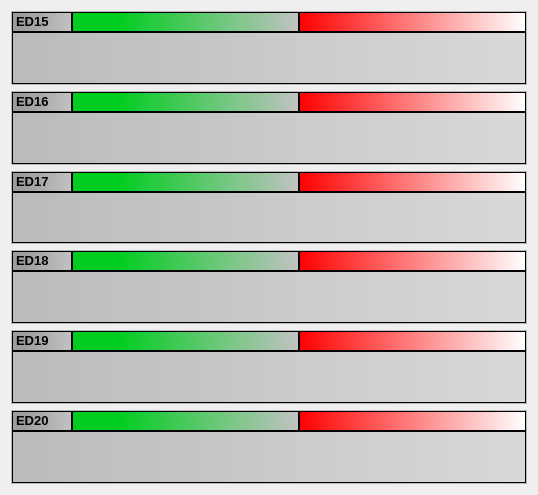
         <widget class="QWidget" name="scrollAreaWidgetContents_3">
          <property name="geometry">
           <rect>
            <x>0</x>
            <y>0</y>
            <width>538</width>
            <height>495</height>
           </rect>
          </property>
          <layout class="QGridLayout" name="gridLayout_4">
           <item row="0" column="0" colspan="2">
            <widget class="QFrame" name="ed15b">
             <property name="frameShape">
              <enum>QFrame::StyledPanel</enum>
             </property>
             <property name="frameShadow">
              <enum>QFrame::Raised</enum>
             </property>
             <layout class="QGridLayout" name="gridLayout_48">
              <property name="margin">
               <number>0</number>
              </property>
              <property name="spacing">
               <number>0</number>
              </property>
              <item row="0" column="0">
               <widget class="QLabel" name="label_38">
                <property name="minimumSize">
                 <size>
                  <width>60</width>
                  <height>20</height>
                 </size>
                </property>
                <property name="maximumSize">
                 <size>
                  <width>60</width>
                  <height>20</height>
                 </size>
                </property>
                <property name="styleSheet">
                 <string notr="true">background-color: qlineargradient(spread:pad, x1:0, y1:0, x2:1, y2:0, stop:0.2 rgba(157, 157, 157, 255), stop:1 rgba(188, 188, 188, 222)); color:black;</string>
                </property>
                <property name="frameShape">
                 <enum>QFrame::StyledPanel</enum>
                </property>
                <property name="frameShadow">
                 <enum>QFrame::Raised</enum>
                </property>
                <property name="text">
                 <string>&lt;!DOCTYPE HTML PUBLIC &quot;-//W3C//DTD HTML 4.0//EN&quot; &quot;http://www.w3.org/TR/REC-html40/strict.dtd&quot;&gt;
&lt;html&gt;&lt;head&gt;&lt;meta name=&quot;qrichtext&quot; content=&quot;1&quot; /&gt;&lt;style type=&quot;text/css&quot;&gt;
p, li { white-space: pre-wrap; }
&lt;/style&gt;&lt;/head&gt;&lt;body style=&quot; font-family:'Sans Serif'; font-size:9pt; font-weight:400; font-style:normal;&quot;&gt;
&lt;table border=&quot;0&quot; style=&quot;-qt-table-type: root; margin-top:4px; margin-bottom:4px; margin-left:4px; margin-right:4px;&quot;&gt;
&lt;tr&gt;
&lt;td style=&quot;border: none;&quot;&gt;
&lt;p style=&quot; margin-top:0px; margin-bottom:0px; margin-left:0px; margin-right:0px; -qt-block-indent:0; text-indent:0px;&quot;&gt;&lt;span style=&quot; font-size:10pt; font-weight:600;&quot;&gt;ED15&lt;/span&gt;&lt;/p&gt;&lt;/td&gt;&lt;/tr&gt;&lt;/table&gt;&lt;/body&gt;&lt;/html&gt;</string>
                </property>
               </widget>
              </item>
              <item row="0" column="1">
               <widget class="QLabel" name="ED_15">
                <property name="minimumSize">
                 <size>
                  <width>0</width>
                  <height>20</height>
                 </size>
                </property>
                <property name="maximumSize">
                 <size>
                  <width>16777215</width>
                  <height>20</height>
                 </size>
                </property>
                <property name="styleSheet">
                 <string notr="true">background-color: qlineargradient(spread:pad, x1:0, y1:0, x2:1, y2:0, stop:0.2 rgba(0, 205, 32, 255), stop:1 rgba(188, 188, 188, 222));font-weight: bold; color:black;</string>
                </property>
                <property name="frameShape">
                 <enum>QFrame::StyledPanel</enum>
                </property>
                <property name="frameShadow">
                 <enum>QFrame::Raised</enum>
                </property>
                <property name="text">
                 <string/>
                </property>
               </widget>
              </item>
              <item row="1" column="0" colspan="3">
               <widget class="QLabel" name="ed15tub">
                <property name="styleSheet">
                 <string notr="true">background-color: qlineargradient(spread:pad, x1:0, y1:0, x2:1, y2:0, stop:0 rgba(186, 186, 186, 255), stop:1 rgba(214, 214, 214, 222));color:black;</string>
                </property>
                <property name="frameShape">
                 <enum>QFrame::StyledPanel</enum>
                </property>
                <property name="frameShadow">
                 <enum>QFrame::Raised</enum>
                </property>
                <property name="text">
                 <string/>
                </property>
               </widget>
              </item>
              <item row="0" column="2">
               <widget class="QLabel" name="ED_15x">
                <property name="minimumSize">
                 <size>
                  <width>0</width>
                  <height>20</height>
                 </size>
                </property>
                <property name="maximumSize">
                 <size>
                  <width>16777215</width>
                  <height>20</height>
                 </size>
                </property>
                <property name="styleSheet">
                 <string notr="true">font-weight: bold; color:black;
background-color: qlineargradient(spread:pad, x1:0, y1:0, x2:1, y2:0, stop:0 rgba(255, 0, 0, 255), stop:1 rgba(255, 255, 255, 255));</string>
                </property>
                <property name="frameShape">
                 <enum>QFrame::StyledPanel</enum>
                </property>
                <property name="frameShadow">
                 <enum>QFrame::Raised</enum>
                </property>
                <property name="text">
                 <string/>
                </property>
               </widget>
              </item>
             </layout>
            </widget>
           </item>
           <item row="1" column="0" colspan="2">
            <widget class="QFrame" name="ed16b">
             <property name="frameShape">
              <enum>QFrame::StyledPanel</enum>
             </property>
             <property name="frameShadow">
              <enum>QFrame::Raised</enum>
             </property>
             <layout class="QGridLayout" name="gridLayout_49">
              <property name="margin">
               <number>0</number>
              </property>
              <property name="spacing">
               <number>0</number>
              </property>
              <item row="0" column="0">
               <widget class="QLabel" name="label_43">
                <property name="minimumSize">
                 <size>
                  <width>60</width>
                  <height>20</height>
                 </size>
                </property>
                <property name="maximumSize">
                 <size>
                  <width>60</width>
                  <height>20</height>
                 </size>
                </property>
                <property name="styleSheet">
                 <string notr="true">background-color: qlineargradient(spread:pad, x1:0, y1:0, x2:1, y2:0, stop:0.2 rgba(157, 157, 157, 255), stop:1 rgba(188, 188, 188, 222)); color:black;</string>
                </property>
                <property name="frameShape">
                 <enum>QFrame::StyledPanel</enum>
                </property>
                <property name="frameShadow">
                 <enum>QFrame::Raised</enum>
                </property>
                <property name="text">
                 <string>&lt;!DOCTYPE HTML PUBLIC &quot;-//W3C//DTD HTML 4.0//EN&quot; &quot;http://www.w3.org/TR/REC-html40/strict.dtd&quot;&gt;
&lt;html&gt;&lt;head&gt;&lt;meta name=&quot;qrichtext&quot; content=&quot;1&quot; /&gt;&lt;style type=&quot;text/css&quot;&gt;
p, li { white-space: pre-wrap; }
&lt;/style&gt;&lt;/head&gt;&lt;body style=&quot; font-family:'Sans Serif'; font-size:9pt; font-weight:400; font-style:normal;&quot;&gt;
&lt;table border=&quot;0&quot; style=&quot;-qt-table-type: root; margin-top:4px; margin-bottom:4px; margin-left:4px; margin-right:4px;&quot;&gt;
&lt;tr&gt;
&lt;td style=&quot;border: none;&quot;&gt;
&lt;p style=&quot; margin-top:0px; margin-bottom:0px; margin-left:0px; margin-right:0px; -qt-block-indent:0; text-indent:0px;&quot;&gt;&lt;span style=&quot; font-size:10pt; font-weight:600;&quot;&gt;ED16&lt;/span&gt;&lt;/p&gt;&lt;/td&gt;&lt;/tr&gt;&lt;/table&gt;&lt;/body&gt;&lt;/html&gt;</string>
                </property>
               </widget>
              </item>
              <item row="0" column="1">
               <widget class="QLabel" name="ED_16">
                <property name="minimumSize">
                 <size>
                  <width>0</width>
                  <height>20</height>
                 </size>
                </property>
                <property name="maximumSize">
                 <size>
                  <width>16777215</width>
                  <height>20</height>
                 </size>
                </property>
                <property name="styleSheet">
                 <string notr="true">background-color: qlineargradient(spread:pad, x1:0, y1:0, x2:1, y2:0, stop:0.2 rgba(0, 205, 32, 255), stop:1 rgba(188, 188, 188, 222));font-weight: bold; color:black;</string>
                </property>
                <property name="frameShape">
                 <enum>QFrame::StyledPanel</enum>
                </property>
                <property name="frameShadow">
                 <enum>QFrame::Raised</enum>
                </property>
                <property name="text">
                 <string/>
                </property>
               </widget>
              </item>
              <item row="1" column="0" colspan="3">
               <widget class="QLabel" name="ed16tub">
                <property name="styleSheet">
                 <string notr="true">background-color: qlineargradient(spread:pad, x1:0, y1:0, x2:1, y2:0, stop:0 rgba(186, 186, 186, 255), stop:1 rgba(214, 214, 214, 222));color:black;</string>
                </property>
                <property name="frameShape">
                 <enum>QFrame::StyledPanel</enum>
                </property>
                <property name="frameShadow">
                 <enum>QFrame::Raised</enum>
                </property>
                <property name="text">
                 <string/>
                </property>
               </widget>
              </item>
              <item row="0" column="2">
               <widget class="QLabel" name="ED_16x">
                <property name="minimumSize">
                 <size>
                  <width>0</width>
                  <height>20</height>
                 </size>
                </property>
                <property name="maximumSize">
                 <size>
                  <width>16777215</width>
                  <height>20</height>
                 </size>
                </property>
                <property name="styleSheet">
                 <string notr="true">font-weight: bold; color:black;
background-color: qlineargradient(spread:pad, x1:0, y1:0, x2:1, y2:0, stop:0 rgba(255, 0, 0, 255), stop:1 rgba(255, 255, 255, 255));</string>
                </property>
                <property name="frameShape">
                 <enum>QFrame::StyledPanel</enum>
                </property>
                <property name="frameShadow">
                 <enum>QFrame::Raised</enum>
                </property>
                <property name="text">
                 <string/>
                </property>
               </widget>
              </item>
             </layout>
            </widget>
           </item>
           <item row="2" column="0" colspan="2">
            <widget class="QFrame" name="ed17b">
             <property name="frameShape">
              <enum>QFrame::StyledPanel</enum>
             </property>
             <property name="frameShadow">
              <enum>QFrame::Raised</enum>
             </property>
             <layout class="QGridLayout" name="gridLayout_50">
              <property name="margin">
               <number>0</number>
              </property>
              <property name="spacing">
               <number>0</number>
              </property>
              <item row="0" column="0">
               <widget class="QLabel" name="label_42">
                <property name="minimumSize">
                 <size>
                  <width>60</width>
                  <height>20</height>
                 </size>
                </property>
                <property name="maximumSize">
                 <size>
                  <width>60</width>
                  <height>20</height>
                 </size>
                </property>
                <property name="styleSheet">
                 <string notr="true">background-color: qlineargradient(spread:pad, x1:0, y1:0, x2:1, y2:0, stop:0.2 rgba(157, 157, 157, 255), stop:1 rgba(188, 188, 188, 222)); color:black;</string>
                </property>
                <property name="frameShape">
                 <enum>QFrame::StyledPanel</enum>
                </property>
                <property name="frameShadow">
                 <enum>QFrame::Raised</enum>
                </property>
                <property name="text">
                 <string>&lt;!DOCTYPE HTML PUBLIC &quot;-//W3C//DTD HTML 4.0//EN&quot; &quot;http://www.w3.org/TR/REC-html40/strict.dtd&quot;&gt;
&lt;html&gt;&lt;head&gt;&lt;meta name=&quot;qrichtext&quot; content=&quot;1&quot; /&gt;&lt;style type=&quot;text/css&quot;&gt;
p, li { white-space: pre-wrap; }
&lt;/style&gt;&lt;/head&gt;&lt;body style=&quot; font-family:'Sans Serif'; font-size:9pt; font-weight:400; font-style:normal;&quot;&gt;
&lt;table border=&quot;0&quot; style=&quot;-qt-table-type: root; margin-top:4px; margin-bottom:4px; margin-left:4px; margin-right:4px;&quot;&gt;
&lt;tr&gt;
&lt;td style=&quot;border: none;&quot;&gt;
&lt;p style=&quot; margin-top:0px; margin-bottom:0px; margin-left:0px; margin-right:0px; -qt-block-indent:0; text-indent:0px;&quot;&gt;&lt;span style=&quot; font-size:10pt; font-weight:600;&quot;&gt;ED17&lt;/span&gt;&lt;/p&gt;&lt;/td&gt;&lt;/tr&gt;&lt;/table&gt;&lt;/body&gt;&lt;/html&gt;</string>
                </property>
               </widget>
              </item>
              <item row="0" column="1">
               <widget class="QLabel" name="ED_17">
                <property name="minimumSize">
                 <size>
                  <width>0</width>
                  <height>20</height>
                 </size>
                </property>
                <property name="maximumSize">
                 <size>
                  <width>16777215</width>
                  <height>20</height>
                 </size>
                </property>
                <property name="styleSheet">
                 <string notr="true">background-color: qlineargradient(spread:pad, x1:0, y1:0, x2:1, y2:0, stop:0.2 rgba(0, 205, 32, 255), stop:1 rgba(188, 188, 188, 222));font-weight: bold; color:black;</string>
                </property>
                <property name="frameShape">
                 <enum>QFrame::StyledPanel</enum>
                </property>
                <property name="frameShadow">
                 <enum>QFrame::Raised</enum>
                </property>
                <property name="text">
                 <string/>
                </property>
               </widget>
              </item>
              <item row="1" column="0" colspan="3">
               <widget class="QLabel" name="ed17tub">
                <property name="styleSheet">
                 <string notr="true">background-color: qlineargradient(spread:pad, x1:0, y1:0, x2:1, y2:0, stop:0 rgba(186, 186, 186, 255), stop:1 rgba(214, 214, 214, 222));color:black;</string>
                </property>
                <property name="frameShape">
                 <enum>QFrame::StyledPanel</enum>
                </property>
                <property name="frameShadow">
                 <enum>QFrame::Raised</enum>
                </property>
                <property name="text">
                 <string/>
                </property>
               </widget>
              </item>
              <item row="0" column="2">
               <widget class="QLabel" name="ED_17x">
                <property name="minimumSize">
                 <size>
                  <width>0</width>
                  <height>20</height>
                 </size>
                </property>
                <property name="maximumSize">
                 <size>
                  <width>16777215</width>
                  <height>20</height>
                 </size>
                </property>
                <property name="styleSheet">
                 <string notr="true">font-weight: bold; color:black;
background-color: qlineargradient(spread:pad, x1:0, y1:0, x2:1, y2:0, stop:0 rgba(255, 0, 0, 255), stop:1 rgba(255, 255, 255, 255));</string>
                </property>
                <property name="frameShape">
                 <enum>QFrame::StyledPanel</enum>
                </property>
                <property name="frameShadow">
                 <enum>QFrame::Raised</enum>
                </property>
                <property name="text">
                 <string/>
                </property>
               </widget>
              </item>
             </layout>
            </widget>
           </item>
           <item row="3" column="0" colspan="2">
            <widget class="QFrame" name="ed18b">
             <property name="frameShape">
              <enum>QFrame::StyledPanel</enum>
             </property>
             <property name="frameShadow">
              <enum>QFrame::Raised</enum>
             </property>
             <layout class="QGridLayout" name="gridLayout_51">
              <property name="margin">
               <number>0</number>
              </property>
              <property name="spacing">
               <number>0</number>
              </property>
              <item row="0" column="0">
               <widget class="QLabel" name="label_37">
                <property name="minimumSize">
                 <size>
                  <width>60</width>
                  <height>20</height>
                 </size>
                </property>
                <property name="maximumSize">
                 <size>
                  <width>60</width>
                  <height>20</height>
                 </size>
                </property>
                <property name="styleSheet">
                 <string notr="true">background-color: qlineargradient(spread:pad, x1:0, y1:0, x2:1, y2:0, stop:0.2 rgba(157, 157, 157, 255), stop:1 rgba(188, 188, 188, 222)); color:black;</string>
                </property>
                <property name="frameShape">
                 <enum>QFrame::StyledPanel</enum>
                </property>
                <property name="frameShadow">
                 <enum>QFrame::Raised</enum>
                </property>
                <property name="text">
                 <string>&lt;!DOCTYPE HTML PUBLIC &quot;-//W3C//DTD HTML 4.0//EN&quot; &quot;http://www.w3.org/TR/REC-html40/strict.dtd&quot;&gt;
&lt;html&gt;&lt;head&gt;&lt;meta name=&quot;qrichtext&quot; content=&quot;1&quot; /&gt;&lt;style type=&quot;text/css&quot;&gt;
p, li { white-space: pre-wrap; }
&lt;/style&gt;&lt;/head&gt;&lt;body style=&quot; font-family:'Sans Serif'; font-size:9pt; font-weight:400; font-style:normal;&quot;&gt;
&lt;table border=&quot;0&quot; style=&quot;-qt-table-type: root; margin-top:4px; margin-bottom:4px; margin-left:4px; margin-right:4px;&quot;&gt;
&lt;tr&gt;
&lt;td style=&quot;border: none;&quot;&gt;
&lt;p style=&quot; margin-top:0px; margin-bottom:0px; margin-left:0px; margin-right:0px; -qt-block-indent:0; text-indent:0px;&quot;&gt;&lt;span style=&quot; font-size:10pt; font-weight:600;&quot;&gt;ED18&lt;/span&gt;&lt;/p&gt;&lt;/td&gt;&lt;/tr&gt;&lt;/table&gt;&lt;/body&gt;&lt;/html&gt;</string>
                </property>
               </widget>
              </item>
              <item row="0" column="1">
               <widget class="QLabel" name="ED_18">
                <property name="minimumSize">
                 <size>
                  <width>0</width>
                  <height>20</height>
                 </size>
                </property>
                <property name="maximumSize">
                 <size>
                  <width>16777215</width>
                  <height>20</height>
                 </size>
                </property>
                <property name="styleSheet">
                 <string notr="true">background-color: qlineargradient(spread:pad, x1:0, y1:0, x2:1, y2:0, stop:0.2 rgba(0, 205, 32, 255), stop:1 rgba(188, 188, 188, 222));font-weight: bold; color:black;</string>
                </property>
                <property name="frameShape">
                 <enum>QFrame::StyledPanel</enum>
                </property>
                <property name="frameShadow">
                 <enum>QFrame::Raised</enum>
                </property>
                <property name="text">
                 <string/>
                </property>
               </widget>
              </item>
              <item row="1" column="0" colspan="3">
               <widget class="QLabel" name="ed18tub">
                <property name="styleSheet">
                 <string notr="true">background-color: qlineargradient(spread:pad, x1:0, y1:0, x2:1, y2:0, stop:0 rgba(186, 186, 186, 255), stop:1 rgba(214, 214, 214, 222));color:black;</string>
                </property>
                <property name="frameShape">
                 <enum>QFrame::StyledPanel</enum>
                </property>
                <property name="frameShadow">
                 <enum>QFrame::Raised</enum>
                </property>
                <property name="text">
                 <string/>
                </property>
               </widget>
              </item>
              <item row="0" column="2">
               <widget class="QLabel" name="ED_18x">
                <property name="minimumSize">
                 <size>
                  <width>0</width>
                  <height>20</height>
                 </size>
                </property>
                <property name="maximumSize">
                 <size>
                  <width>16777215</width>
                  <height>20</height>
                 </size>
                </property>
                <property name="styleSheet">
                 <string notr="true">font-weight: bold; color:black;
background-color: qlineargradient(spread:pad, x1:0, y1:0, x2:1, y2:0, stop:0 rgba(255, 0, 0, 255), stop:1 rgba(255, 255, 255, 255));</string>
                </property>
                <property name="frameShape">
                 <enum>QFrame::StyledPanel</enum>
                </property>
                <property name="frameShadow">
                 <enum>QFrame::Raised</enum>
                </property>
                <property name="text">
                 <string/>
                </property>
               </widget>
              </item>
             </layout>
            </widget>
           </item>
           <item row="4" column="0" colspan="2">
            <widget class="QFrame" name="ed19b">
             <property name="frameShape">
              <enum>QFrame::StyledPanel</enum>
             </property>
             <property name="frameShadow">
              <enum>QFrame::Raised</enum>
             </property>
             <layout class="QGridLayout" name="gridLayout_52">
              <property name="margin">
               <number>0</number>
              </property>
              <property name="spacing">
               <number>0</number>
              </property>
              <item row="0" column="0">
               <widget class="QLabel" name="label_49">
                <property name="minimumSize">
                 <size>
                  <width>60</width>
                  <height>20</height>
                 </size>
                </property>
                <property name="maximumSize">
                 <size>
                  <width>60</width>
                  <height>20</height>
                 </size>
                </property>
                <property name="styleSheet">
                 <string notr="true">background-color: qlineargradient(spread:pad, x1:0, y1:0, x2:1, y2:0, stop:0.2 rgba(157, 157, 157, 255), stop:1 rgba(188, 188, 188, 222)); color:black;</string>
                </property>
                <property name="frameShape">
                 <enum>QFrame::StyledPanel</enum>
                </property>
                <property name="frameShadow">
                 <enum>QFrame::Raised</enum>
                </property>
                <property name="text">
                 <string>&lt;!DOCTYPE HTML PUBLIC &quot;-//W3C//DTD HTML 4.0//EN&quot; &quot;http://www.w3.org/TR/REC-html40/strict.dtd&quot;&gt;
&lt;html&gt;&lt;head&gt;&lt;meta name=&quot;qrichtext&quot; content=&quot;1&quot; /&gt;&lt;style type=&quot;text/css&quot;&gt;
p, li { white-space: pre-wrap; }
&lt;/style&gt;&lt;/head&gt;&lt;body style=&quot; font-family:'Sans Serif'; font-size:9pt; font-weight:400; font-style:normal;&quot;&gt;
&lt;table border=&quot;0&quot; style=&quot;-qt-table-type: root; margin-top:4px; margin-bottom:4px; margin-left:4px; margin-right:4px;&quot;&gt;
&lt;tr&gt;
&lt;td style=&quot;border: none;&quot;&gt;
&lt;p style=&quot; margin-top:0px; margin-bottom:0px; margin-left:0px; margin-right:0px; -qt-block-indent:0; text-indent:0px;&quot;&gt;&lt;span style=&quot; font-size:10pt; font-weight:600;&quot;&gt;ED19&lt;/span&gt;&lt;/p&gt;&lt;/td&gt;&lt;/tr&gt;&lt;/table&gt;&lt;/body&gt;&lt;/html&gt;</string>
                </property>
               </widget>
              </item>
              <item row="0" column="1">
               <widget class="QLabel" name="ED_19">
                <property name="minimumSize">
                 <size>
                  <width>0</width>
                  <height>20</height>
                 </size>
                </property>
                <property name="maximumSize">
                 <size>
                  <width>16777215</width>
                  <height>20</height>
                 </size>
                </property>
                <property name="styleSheet">
                 <string notr="true">background-color: qlineargradient(spread:pad, x1:0, y1:0, x2:1, y2:0, stop:0.2 rgba(0, 205, 32, 255), stop:1 rgba(188, 188, 188, 222));font-weight: bold; color:black;</string>
                </property>
                <property name="frameShape">
                 <enum>QFrame::StyledPanel</enum>
                </property>
                <property name="frameShadow">
                 <enum>QFrame::Raised</enum>
                </property>
                <property name="text">
                 <string/>
                </property>
               </widget>
              </item>
              <item row="1" column="0" colspan="3">
               <widget class="QLabel" name="ed19tub">
                <property name="styleSheet">
                 <string notr="true">background-color: qlineargradient(spread:pad, x1:0, y1:0, x2:1, y2:0, stop:0 rgba(186, 186, 186, 255), stop:1 rgba(214, 214, 214, 222));color:black;</string>
                </property>
                <property name="frameShape">
                 <enum>QFrame::StyledPanel</enum>
                </property>
                <property name="frameShadow">
                 <enum>QFrame::Raised</enum>
                </property>
                <property name="text">
                 <string/>
                </property>
               </widget>
              </item>
              <item row="0" column="2">
               <widget class="QLabel" name="ED_19x">
                <property name="minimumSize">
                 <size>
                  <width>0</width>
                  <height>20</height>
                 </size>
                </property>
                <property name="maximumSize">
                 <size>
                  <width>16777215</width>
                  <height>20</height>
                 </size>
                </property>
                <property name="styleSheet">
                 <string notr="true">font-weight: bold; color:black;
background-color: qlineargradient(spread:pad, x1:0, y1:0, x2:1, y2:0, stop:0 rgba(255, 0, 0, 255), stop:1 rgba(255, 255, 255, 255));</string>
                </property>
                <property name="frameShape">
                 <enum>QFrame::StyledPanel</enum>
                </property>
                <property name="frameShadow">
                 <enum>QFrame::Raised</enum>
                </property>
                <property name="text">
                 <string/>
                </property>
               </widget>
              </item>
             </layout>
            </widget>
           </item>
           <item row="5" column="0" colspan="2">
            <widget class="QFrame" name="ed20b">
             <property name="frameShape">
              <enum>QFrame::StyledPanel</enum>
             </property>
             <property name="frameShadow">
              <enum>QFrame::Raised</enum>
             </property>
             <layout class="QGridLayout" name="gridLayout_53">
              <property name="margin">
               <number>0</number>
              </property>
              <property name="spacing">
               <number>0</number>
              </property>
              <item row="0" column="0">
               <widget class="QLabel" name="label_47">
                <property name="minimumSize">
                 <size>
                  <width>60</width>
                  <height>20</height>
                 </size>
                </property>
                <property name="maximumSize">
                 <size>
                  <width>60</width>
                  <height>20</height>
                 </size>
                </property>
                <property name="styleSheet">
                 <string notr="true">background-color: qlineargradient(spread:pad, x1:0, y1:0, x2:1, y2:0, stop:0.2 rgba(157, 157, 157, 255), stop:1 rgba(188, 188, 188, 222)); color:black;</string>
                </property>
                <property name="frameShape">
                 <enum>QFrame::StyledPanel</enum>
                </property>
                <property name="frameShadow">
                 <enum>QFrame::Raised</enum>
                </property>
                <property name="text">
                 <string>&lt;!DOCTYPE HTML PUBLIC &quot;-//W3C//DTD HTML 4.0//EN&quot; &quot;http://www.w3.org/TR/REC-html40/strict.dtd&quot;&gt;
&lt;html&gt;&lt;head&gt;&lt;meta name=&quot;qrichtext&quot; content=&quot;1&quot; /&gt;&lt;style type=&quot;text/css&quot;&gt;
p, li { white-space: pre-wrap; }
&lt;/style&gt;&lt;/head&gt;&lt;body style=&quot; font-family:'Sans Serif'; font-size:9pt; font-weight:400; font-style:normal;&quot;&gt;
&lt;table style=&quot;-qt-table-type: root; margin-top:4px; margin-bottom:4px; margin-left:4px; margin-right:4px;&quot;&gt;
&lt;tr&gt;
&lt;td style=&quot;border: none;&quot;&gt;
&lt;p style=&quot; margin-top:0px; margin-bottom:0px; margin-left:0px; margin-right:0px; -qt-block-indent:0; text-indent:0px;&quot;&gt;&lt;span style=&quot; font-size:10pt; font-weight:600;&quot;&gt;ED20&lt;/span&gt;&lt;/p&gt;&lt;/td&gt;&lt;/tr&gt;&lt;/table&gt;&lt;/body&gt;&lt;/html&gt;</string>
                </property>
               </widget>
              </item>
              <item row="0" column="1">
               <widget class="QLabel" name="ED_20">
                <property name="minimumSize">
                 <size>
                  <width>0</width>
                  <height>20</height>
                 </size>
                </property>
                <property name="maximumSize">
                 <size>
                  <width>16777215</width>
                  <height>20</height>
                 </size>
                </property>
                <property name="styleSheet">
                 <string notr="true">background-color: qlineargradient(spread:pad, x1:0, y1:0, x2:1, y2:0, stop:0.2 rgba(0, 205, 32, 255), stop:1 rgba(188, 188, 188, 222));font-weight: bold; color:black;</string>
                </property>
                <property name="frameShape">
                 <enum>QFrame::StyledPanel</enum>
                </property>
                <property name="frameShadow">
                 <enum>QFrame::Raised</enum>
                </property>
                <property name="text">
                 <string/>
                </property>
               </widget>
              </item>
              <item row="1" column="0" colspan="3">
               <widget class="QLabel" name="ed20tub">
                <property name="styleSheet">
                 <string notr="true">background-color: qlineargradient(spread:pad, x1:0, y1:0, x2:1, y2:0, stop:0 rgba(186, 186, 186, 255), stop:1 rgba(214, 214, 214, 222));color:black;</string>
                </property>
                <property name="frameShape">
                 <enum>QFrame::StyledPanel</enum>
                </property>
                <property name="frameShadow">
                 <enum>QFrame::Raised</enum>
                </property>
                <property name="text">
                 <string/>
                </property>
               </widget>
              </item>
              <item row="0" column="2">
               <widget class="QLabel" name="ED_20x">
                <property name="minimumSize">
                 <size>
                  <width>0</width>
                  <height>20</height>
                 </size>
                </property>
                <property name="maximumSize">
                 <size>
                  <width>16777215</width>
                  <height>20</height>
                 </size>
                </property>
                <property name="styleSheet">
                 <string notr="true">font-weight: bold; color:black;
background-color: qlineargradient(spread:pad, x1:0, y1:0, x2:1, y2:0, stop:0 rgba(255, 0, 0, 255), stop:1 rgba(255, 255, 255, 255));</string>
                </property>
                <property name="frameShape">
                 <enum>QFrame::StyledPanel</enum>
                </property>
                <property name="frameShadow">
                 <enum>QFrame::Raised</enum>
                </property>
                <property name="text">
                 <string/>
                </property>
               </widget>
              </item>
             </layout>
            </widget>
           </item>
          </layout>
         </widget>
